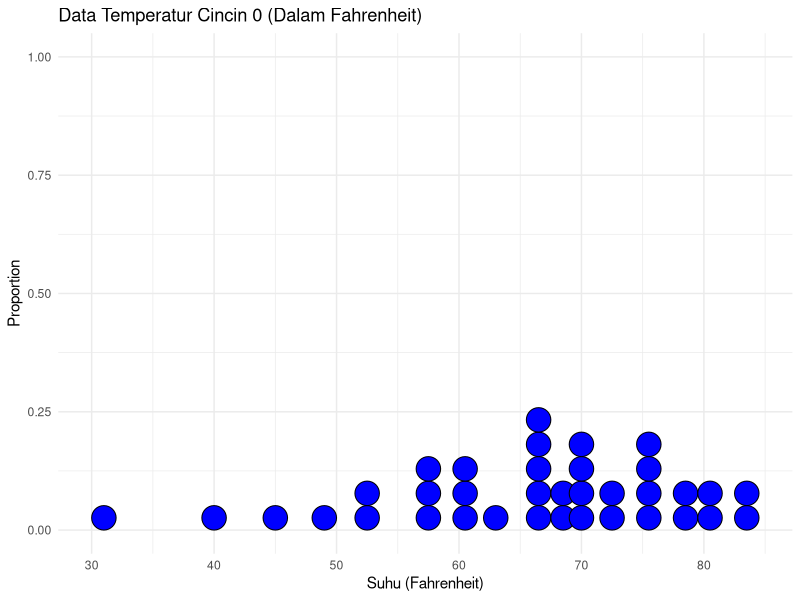
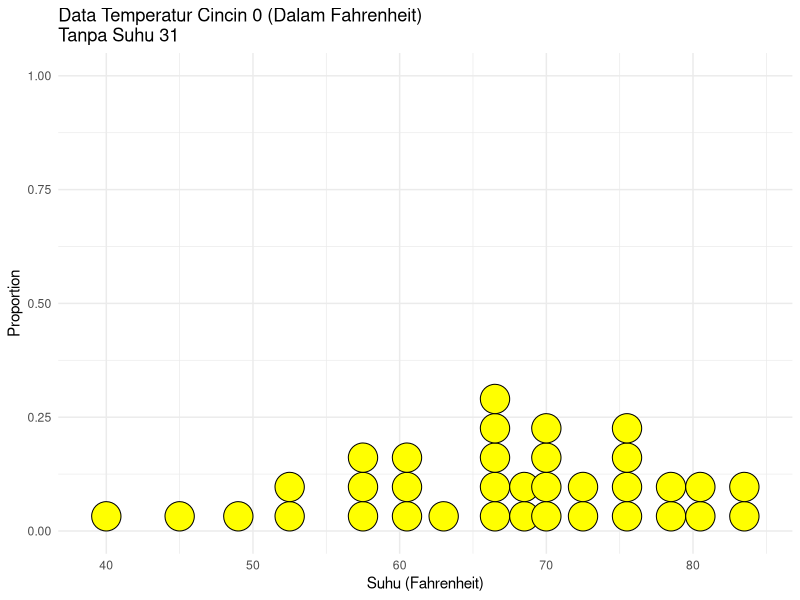
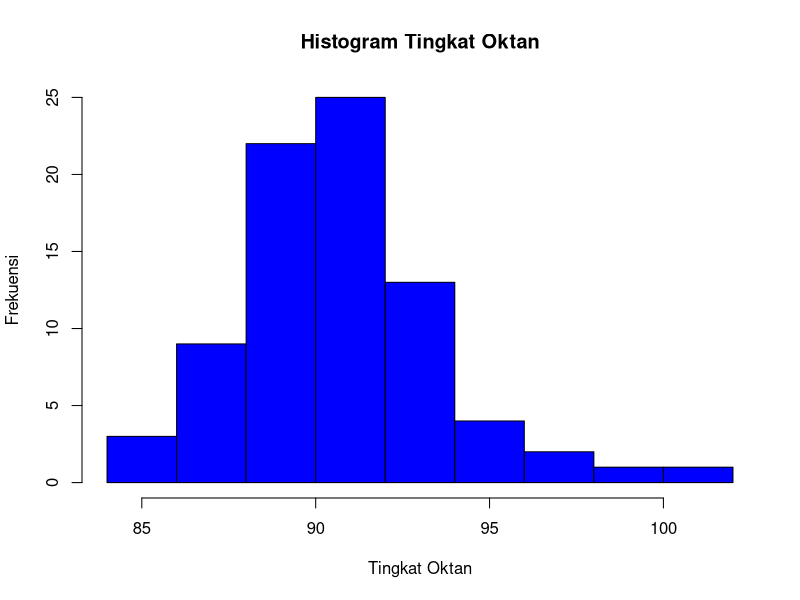
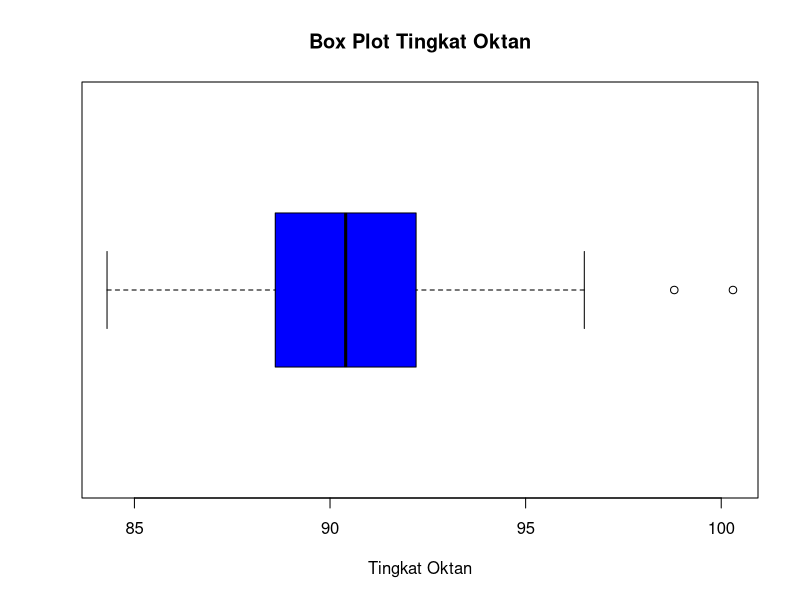

These charts were generated, in order, by the following R code: (Note: this script raises an error after producing the figures.)
# soal no 1
# hitung rata-rata dan standar deviasi
waktu_kerusakan <- c(0.19, 0.78, 0.96, 1.31, 2.78, 3.16, 4.15, 4.67, 4.85, 6.50, 
                     7.35, 8.01, 8.27, 12.06, 31.75, 32.52, 33.91, 36.71, 72.89)

xbar1 <- mean(waktu_kerusakan)
xbar1

sd1 <- sd(waktu_kerusakan)
sd1

# soal no 2
# hitung rata-rata dan standar deviasi
kekuatan_tutup <- c(96, 96, 102, 202, 104, 104, 108, 126, 126, 128, 128, 140,
                    156, 160, 160, 164, 170)

xbar2 <- mean(kekuatan_tutup)
xbar2

sd2 <- sd(kekuatan_tutup)
sd2

# soal no 3
suhu <- c(84, 49, 61, 40, 83, 67, 45, 66, 70, 69, 80, 58, 68, 60, 67, 72, 73,
          70, 57, 63, 70, 78, 52, 67, 53, 67, 75, 61, 70, 81, 76, 79, 75, 76,
          58, 31)

# hitung rata-rata dan standar deviasi
xbar3 <- mean(suhu)
xbar3

sd3 <- sd(suhu)
sd3

# buat diagram titik
library(ggplot2)
ggplot(data=NULL, aes(x=suhu)) +
  geom_dotplot(fill="blue",
               color="black",
               binwidth=2) +
  theme_minimal() +
  labs(title="Data Temperatur Cincin 0 (Dalam Fahrenheit)",
       y="Proportion",
       x="Suhu (Fahrenheit)")

# jika amatan dengan suhu 31 derajat Fahrenheit tidak disertakan, apa yang dapat
# disimpulkan?
suhu2 <- c(84, 49, 61, 40, 83, 67, 45, 66, 70, 69, 80, 58, 68, 60, 67, 72, 73,
           70, 57, 63, 70, 78, 52, 67, 53, 67, 75, 61, 70, 81, 76, 79, 75, 76,
           58)

# hitung rata-rata dan standar deviasi
xbar4 <- mean(suhu2)
xbar4

sd4 <- sd(suhu2)
sd4

# buat diagram titik
library(ggplot2)
ggplot(data=NULL, aes(x=suhu2)) +
  geom_dotplot(fill="yellow",
               color="black",
               binwidth=2) +
  theme_minimal() +
  labs(title="Data Temperatur Cincin 0 (Dalam Fahrenheit)\nTanpa Suhu 31",
       y="Proportion",
       x="Suhu (Fahrenheit)")

# kesimpulan:

# perubahan Rata-rata (Mean):
# ketika amatan dengan suhu 31 derajat fahrenheit diikutkan, nilai rata-rata 
# adalah 65.86. jika tidak diikutkan maka nilai rata-rata adalah 66.86. 
# penghilangan suhu 31 derajat fahrenheit akan mempengaruhi nilai rata-rata 
# secara signifikan, mengingat suhu tersebut jauh di bawah rata-rata sebelumnya.

# perubahan standar deviasi:
# ketika amatan dengan suhu 31 derajat fahrenheit diikutkan, nilai standar 
# deviasi adalah 12.16. jika tidak diikutkan maka nilai standar deviasi adalah 
# 10.74. penghilangan suhu 31 derajat Fahrenheit akan mengurangi variasi dalam 
# data, sehingga standar deviasinya akan lebih rendah.

# perubahan diagram titik:
# diagram titik memiliki pola yang berbeda karena pengamatan suhu 31 derajat 
# fahrenheit tidak lagi ada. selain itu jumlah titik juga berubah karena 
# berkurang satu.
# range atau interval yang mencakup data yang baru berubah sesuai karena nilai 
# minimum pada data yang awalnya adalah 31 kini berubah menjadi 40.

# soal no 4
tingkat_oktan <- c(88.5, 91.1, 88.2, 91.8, 89.8, 
                   94.7, 86.7, 88.5, 88.4, 92.7, 
                   84.3, 93.4, 93.3, 92.6, 93.3, 
                   90.1, 96.1, 87.4, 93.7, 86.7,
                   89, 89.6, 91.1, 96.5, 91, 
                   89.8, 90.4, 90.5, 84.3, 90.9,
                   91.6, 91.6, 100.3, 93.2, 89.9, 
                   90.3, 90.7, 87.6, 88.6, 91.8,
                   90, 88.6, 92.7, 88.7, 89.7,
                   91.5, 88.3, 87.9, 92.7, 92.2,
                   89.9, 94.2, 93, 89.3, 87.7, 
                   98.8, 85.3, 94.4, 91, 91,
                   88.3, 90.1, 90.4, 87.5, 90.1,
                   90.4, 89.3, 91.2, 87.8, 88.9,
                   91.2, 91.1, 86.7, 88.3, 92.3,
                   90.6, 92.2, 94.2, 89.2, 90.8)

# diagram batang daun
diagram_batang_daun <- stem(tingkat_oktan)

# hitung rata-rata dan standar deviasi
xbar5 <- mean(tingkat_oktan)
xbar5

sd5 <- sd(tingkat_oktan)
sd5

# hitung median dan kuartil 
# First quartile (25%)
# Second quartile / Median (50%)
# Third quartile (75%)
res <- quantile(tingkat_oktan, probs = c(0.25, 0.5, 0.75))
res

# soal no 5
# data sama dengan soal no 4
# tabel frekuensi
freq_table <- table(tingkat_oktan)
freq_tabel_df <- as.data.frame(freq_table)
freq_tabel_df

# histogram
histogram <- hist(tingkat_oktan, main="Histogram Tingkat Oktan",
                  xlab="Tingkat Oktan", ylab="Frekuensi", 
                  col="blue", border="black")

# soal no 6
# data sama dengan soal no 4
# plot box-whisker
boxplot <- boxplot(tingkat_oktan, main="Box Plot Tingkat Oktan", 
                   xlab="Tingkat Oktan", 
                   col="blue", border="black",
                   horizontal=TRUE)

# apakah terdapat outlier? bagaimana cara handle outlier tersebut?
# pada box plot terlihat 2 titik di luar whisker, artinya terdapat 2 data yang 
# merupakan outlier

# handling outlier akan dilakukan dengan censoring menggunakan metode 
# IQR Proximity Rule

# hitung IQR
Q1 <- quantile(tingkat_oktan, 0.25)
Q3 <- quantile(tingkat_oktan, 0.75)
IQR <- Q3 - Q1

# Hitung batas bawah dan batas atas untuk outlier
lower_censoring_bound <- Q1 - 1.5 * IQR
upper_censoring_bound <- Q3 + 1.5 * IQR

# identifikasi outlier
outliers <- tingkat_oktan[tingkat_oktan < lower_bound | tingkat_oktan > upper_bound]
outliers

# Censor outliers
tingkat_oktan_censored <- tingkat_oktan
tingkat_oktan_censored[tingkat_oktan_censored < lower_censoring_bound] <- lower_censoring_bound
tingkat_oktan_censored[tingkat_oktan_censored > upper_censoring_bound] <- upper_censoring_bound

# data tingkat oktan yang sudah tidak memiliki outlier
tingkat_oktan_censored

# plot box-whisker setelah dilakukan censoring menggunakan metode IQR Proximity Rule
boxplot <- boxplot(tingkat_oktan_censored, main="Box Plot Tingkat Oktan (Censored)", 
                   xlab="Tingkat Oktan", 
                   col="blue", border="black",
                   horizontal=TRUE)




